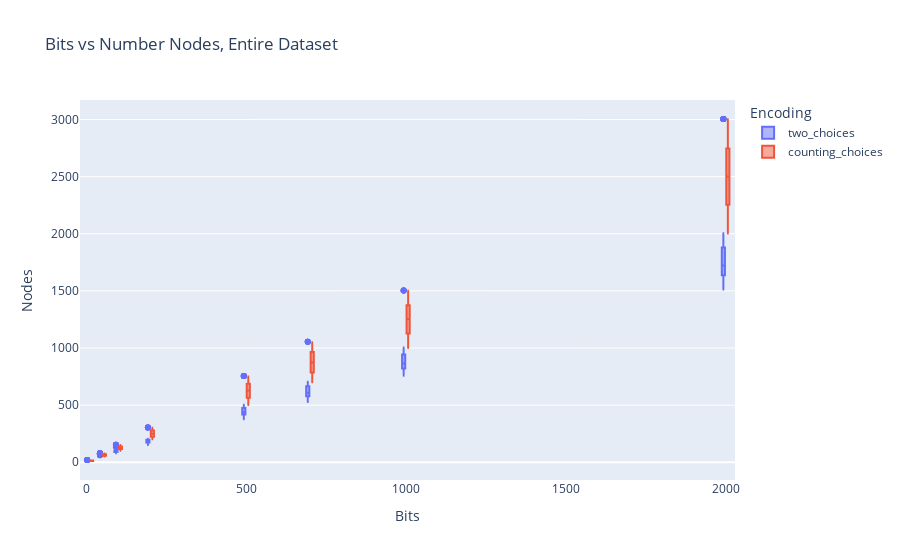
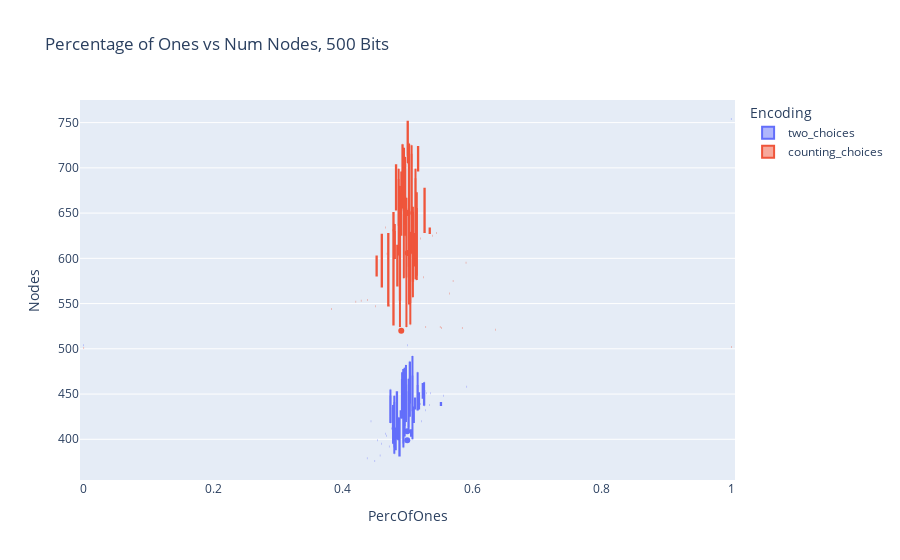

Source (notebook cell) for these figures, in order:
### Markdown cell above
#### 4. Reports

### Code cell
fig = px.box(df, x="Bits", y="Nodes", color="Encoding", 
             title="Bits vs Number Nodes, Entire Dataset")
fig.show()

df_500 = df[df['Bits'] == 500] # TODO probably need to work more on DB, there is too much data for 0.5 per of ones 
fig = px.box(df_500, x="PercOfOnes", y="Nodes", color="Encoding", 
             title="Percentage of Ones vs Num Nodes, 500 Bits")
fig.show()

### Figure 1 — Plotly figure (JSON) as saved in the notebook; plotly's stock layout.template omitted (floating-point values rounded to 4 significant figures; data arrays with more than 128 entries replaced by an {"elided": "..."} marker saying what was removed)
{"data": [{"alignmentgroup": "True", "hovertemplate": "Encoding=two_choices<br>Bits=%{x}<br>Nodes=%{y}<extra></extra>", "legendgroup": "two_choices", "marker": {"color": "#636efa"}, "name": "two_choices", "notched": false, "offsetgroup": "two_choices", "orientation": "v", "showlegend": true, "type": "box", "x": {"elided": "960 int values"}, "x0": " ", "xaxis": "x", "y": {"elided": "960 int values"}, "y0": " ", "yaxis": "y"}, {"alignmentgroup": "True", "hovertemplate": "Encoding=counting_choices<br>Bits=%{x}<br>Nodes=%{y}<extra></extra>", "legendgroup": "counting_choices", "marker": {"color": "#EF553B"}, "name": "counting_choices", "notched": false, "offsetgroup": "counting_choices", "orientation": "v", "showlegend": true, "type": "box", "x": {"elided": "960 int values"}, "x0": " ", "xaxis": "x", "y": {"elided": "960 int values"}, "y0": " ", "yaxis": "y"}], "layout": {"boxmode": "group", "legend": {"title": {"text": "Encoding"}, "tracegroupgap": 0}, "title": {"text": "Bits vs Number Nodes, Entire Dataset"}, "xaxis": {"anchor": "y", "domain": [0, 1], "title": {"text": "Bits"}}, "yaxis": {"anchor": "x", "domain": [0, 1], "title": {"text": "Nodes"}}}}

### Figure 2 — Plotly figure (JSON) as saved in the notebook; plotly's stock layout.template omitted (floating-point values rounded to 4 significant figures)
{"data": [{"alignmentgroup": "True", "hovertemplate": "Encoding=two_choices<br>PercOfOnes=%{x}<br>Nodes=%{y}<extra></extra>", "legendgroup": "two_choices", "marker": {"color": "#636efa"}, "name": "two_choices", "notched": false, "offsetgroup": "two_choices", "orientation": "v", "showlegend": true, "type": "box", "x": [0.526, 0.508, 0.518, 0.478, 0.524, 0.504, 0.51, 0.492, 0.476, 0.536, 0.5, 0.5, 0.5, 0.5, 0.5, 0.5, 0.5, 0.5, 0.5, 0.5, 0.498, 0.508, 0.494, 0.504, 0.504, 0.508, 0.494, 0.496, 0.496, 0.492, 0.48, 0.502, 0.516, 0.508, 0.492, 0.484, 0.496, 0.508, 0.508, 0.508, 0.512, 0.478, 0.526, 0.474, 0.508, 0.504, 0.524, 0.504, 0.508, 0.478, 0.49, 0.486, 0.474, 0.53, 0.492, 0.498, 0.516, 0.518, 0.502, 0.49, 0.516, 0.498, 0.526, 0.502, 0.534, 0.508, 0.52, 0.526, 0.482, 0.512, 0.486, 0.516, 0.508, 0.484, 0.496, 0.5, 0.494, 0.468, 0.488, 0.51, 0.438, 0.458, 0.506, 0.498, 0.45, 0.5, 0.522, 0.496, 0.454, 0.472, 0.506, 0.48, 0.486, 0.552, 0.48, 0.494, 0.508, 0.486, 0.46, 0.502, 0.488, 0.466, 0.474, 0.592, 0.444, 0.528, 0.482, 0.556, 0.552, 0.478, 0, 0, 1, 1, 1, 0, 1, 1, 0, 1], "x0": " ", "xaxis": "x", "y": [437, 429, 434, 429, 446, 425, 435, 423, 412, 451, 504, 504, 504, 504, 504, 504, 504, 504, 504, 504, 482, 487, 476, 486, 484, 492, 477, 479, 477, 474, 448, 467, 474, 467, 457, 452, 457, 472, 465, 466, 445, 438, 463, 424, 455, 447, 461, 446, 451, 430, 424, 424, 418, 451, 431, 437, 444, 451, 437, 431, 432, 426, 440, 411, 438, 435, 439, 444, 412, 434, 399, 434, 427, 401, 420, 409, 402, 404, 423, 419, 379, 382, 410, 419, 376, 399, 420, 403, 399, 392, 404, 416, 406, 438, 384, 391, 400, 410, 395, 417, 382, 406, 455, 458, 420, 432, 389, 448, 440, 395, 504, 504, 754, 754, 754, 504, 754, 754, 504, 754], "y0": " ", "yaxis": "y"}, {"alignmentgroup": "True", "hovertemplate": "Encoding=counting_choices<br>PercOfOnes=%{x}<br>Nodes=%{y}<extra></extra>", "legendgroup": "counting_choices", "marker": {"color": "#EF553B"}, "name": "counting_choices", "notched": false, "offsetgroup": "counting_choices", "orientation": "v", "showlegend": true, "type": "box", "x": [0.47, 0.544, 0.504, 0.476, 0.534, 0.504, 0.484, 0.46, 0.506, 0.538, 0.5, 0.5, 0.5, 0.5, 0.5, 0.5, 0.5, 0.5, 0.5, 0.5, 0.502, 0.516, 0.494, 0.494, 0.502, 0.5, 0.492, 0.5, 0.492, 0.506, 0.5, 0.49, 0.5, 0.496, 0.494, 0.516, 0.482, 0.506, 0.512, 0.486, 0.496, 0.514, 0.488, 0.498, 0.486, 0.494, 0.526, 0.49, 0.486, 0.512, 0.498, 0.508, 0.492, 0.478, 0.5, 0.49, 0.488, 0.482, 0.512, 0.498, 0.526, 0.49, 0.466, 0.48, 0.534, 0.508, 0.49, 0.51, 0.52, 0.496, 0.48, 0.468, 0.514, 0.506, 0.5, 0.486, 0.452, 0.48, 0.498, 0.59, 0.484, 0.494, 0.524, 0.514, 0.452, 0.57, 0.512, 0.46, 0.498, 0.51, 0.382, 0.438, 0.428, 0.564, 0.508, 0.502, 0.472, 0.47, 0.42, 0.45, 0.55, 0.498, 0.488, 0.552, 0.49, 0.636, 0.504, 0.478, 0.528, 0.584, 1, 0, 0, 1, 1, 1, 1, 1, 1, 0], "x0": " ", "xaxis": "x", "y": [627, 628, 629, 631, 628, 625, 614, 626, 631, 625, 751, 751, 751, 751, 751, 751, 751, 751, 751, 751, 720, 723, 721, 722, 727, 724, 726, 729, 722, 725, 705, 696, 705, 712, 709, 697, 703, 704, 699, 699, 677, 673, 680, 667, 671, 679, 677, 673, 674, 676, 654, 657, 655, 650, 650, 658, 645, 654, 651, 651, 629, 632, 634, 638, 633, 630, 626, 627, 622, 625, 600, 605, 599, 605, 606, 603, 602, 602, 595, 595, 570, 578, 579, 576, 581, 575, 577, 569, 580, 592, 544, 554, 553, 561, 557, 549, 548, 548, 552, 547, 524, 524, 524, 523, 520, 521, 527, 527, 524, 523, 502, 501, 501, 502, 502, 502, 502, 502, 502, 501], "y0": " ", "yaxis": "y"}], "layout": {"boxmode": "group", "legend": {"title": {"text": "Encoding"}, "tracegroupgap": 0}, "title": {"text": "Percentage of Ones vs Num Nodes, 500 Bits"}, "xaxis": {"anchor": "y", "domain": [0, 1], "title": {"text": "PercOfOnes"}}, "yaxis": {"anchor": "x", "domain": [0, 1], "title": {"text": "Nodes"}}}}
